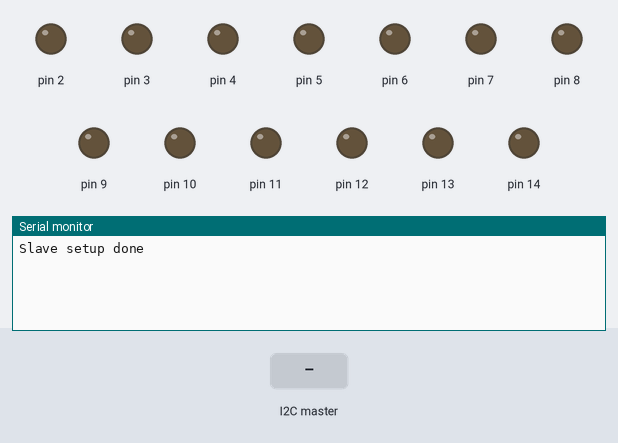
Bench run of a sketch on a simulated Arduino Uno, built with avr-gcc and run on an emulated ATmega328P. Parts: output pins drawn as LEDs (lit = HIGH), the last lines printed to the serial monitor. Inputs (shaded band) come from the test bench.

Above: at 1.2 s.
1.3 s: the I2C master sends the byte 1
At 2.2 s:
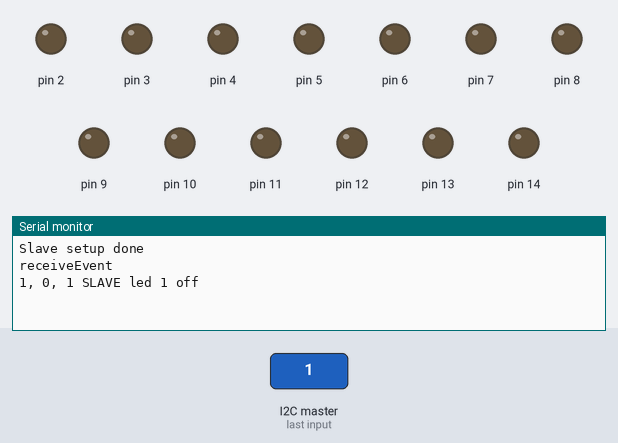
2.8 s: the I2C master sends the byte 200
At 3.4 s:
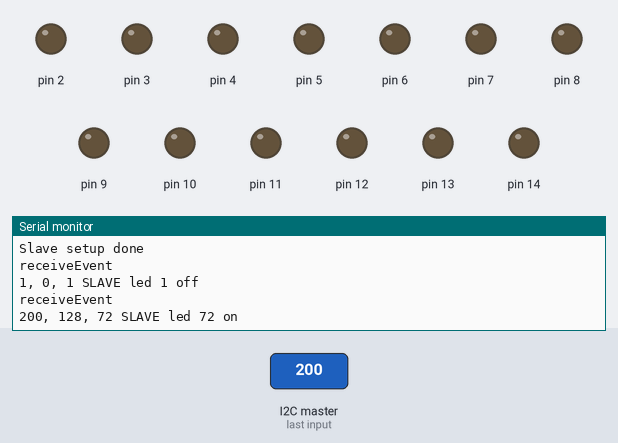

Measured:
- after the input at 1.3 s, the serial monitor: prints a new line at once (image 1)
- after the input at 2.8 s, the serial monitor: prints a new line at once (image 2)

The sketch:

led_cube_slave.ino
```cpp
#include <Wire.h>

#define SLAVE_ADDR 8

#define TO_CONST_HEX(X, Y, Z) 0x ## X ## Y ## Z
#define TO_VAR_HEX(X, Y, Z) (Z << 8 | Y << 4 | X)

#define MASTER 0
#define SLAVE  1

void arduino_pin_pair_for_coordinates(int x, int y, int z, int * arduino, int * pin) {
  if (!arduino || !pin || x < 0 || y < 0 || z < 0 || x > 2 || y > 2 || z > 2) {
    return;
  }

#define ASSOCIATE(X, Y, Z, ARDUINO, PIN) case TO_CONST_HEX(X, Y, Z): *arduino = ARDUINO; *pin = PIN; break;
  switch (TO_VAR_HEX(x, y, z)) {
      // 0, 0, 0
      ASSOCIATE(0, 0, 0, MASTER, 4);
      ASSOCIATE(0, 1, 0, SLAVE, 11);
      ASSOCIATE(0, 2, 0, SLAVE, 8);
      ASSOCIATE(1, 0, 0, MASTER, 7);
      ASSOCIATE(1, 1, 0, SLAVE, 10);
      ASSOCIATE(1, 2, 0, SLAVE, 5);
      ASSOCIATE(2, 0, 0, MASTER, 10);
      ASSOCIATE(2, 1, 0, SLAVE, 9);
      ASSOCIATE(2, 2, 0, SLAVE, 2);

      // 0, 0, 1
      ASSOCIATE(0, 0, 1, MASTER, 5);
      // Unhandled case
      ASSOCIATE(0, 1, 1, -1, -1);
      ASSOCIATE(0, 2, 1, SLAVE, 7);
      ASSOCIATE(1, 0, 1, MASTER, 8);
      ASSOCIATE(1, 1, 1, SLAVE, 13);
      ASSOCIATE(1, 2, 1, SLAVE, 4);
      ASSOCIATE(2, 0, 1, MASTER, 11);
      ASSOCIATE(2, 1, 1, SLAVE, 12);
      ASSOCIATE(2, 2, 1, SLAVE, 15);

      // 0, 0, 2
      ASSOCIATE(0, 0, 2, MASTER, 6);
      ASSOCIATE(0, 1, 2, SLAVE, 3);
      ASSOCIATE(0, 2, 2, SLAVE, 6);
      ASSOCIATE(1, 0, 2, MASTER, 9);
      ASSOCIATE(1, 1, 2, SLAVE, 2);
      ASSOCIATE(1, 2, 2, SLAVE, 3);
      ASSOCIATE(2, 0, 2, MASTER, 12);
      ASSOCIATE(2, 1, 2, MASTER, 15);
      ASSOCIATE(2, 2, 2, SLAVE, 14);
  }

#undef ASSOCIATE
}

void print_arduino_pin_pair(int x, int y, int z, int arduino, int pin) {
  Serial.print("("); Serial.print(x); Serial.print(", ");
  Serial.print(y); Serial.print(", "); Serial.print(z);
  Serial.print("): ");
  const char* device_name = "slave";
  if (arduino == MASTER) {
    device_name = "master";
  }
  Serial.print(device_name); Serial.print(" pin "); Serial.println(pin);
}

void setup() {
  Wire.begin(SLAVE_ADDR);                // join i2c bus with address #8
  Wire.onReceive(receiveEvent); // register event
  Serial.begin(9600);           // start serial for output

  for (int i = 0; i < 15; i++) {
    pinMode(i, OUTPUT);
  }
  Serial.println("Slave setup done");
}

void loop() {
  delay(100);
}

// function that executes whenever data is received from master
// this function is registered as an event, see setup()
void receiveEvent(int howMany) {
  Serial.println("receiveEvent");
  byte cmd = Wire.read();
  int on = cmd & (1 << 7);
  int led = cmd & ~(1 << 7);
  Serial.print(cmd);
  Serial.print(", "); Serial.print(on); Serial.print(", ");
  Serial.print(led);
  Serial.print(" SLAVE led ");
  Serial.print(led);
  const char* stat = " off";
  if (on) {
    stat = " on";
  }
  Serial.println(stat);

  if (on) {
    digitalWrite(led, HIGH);
  }
  else {
    digitalWrite(led, LOW);
  }
}
```
